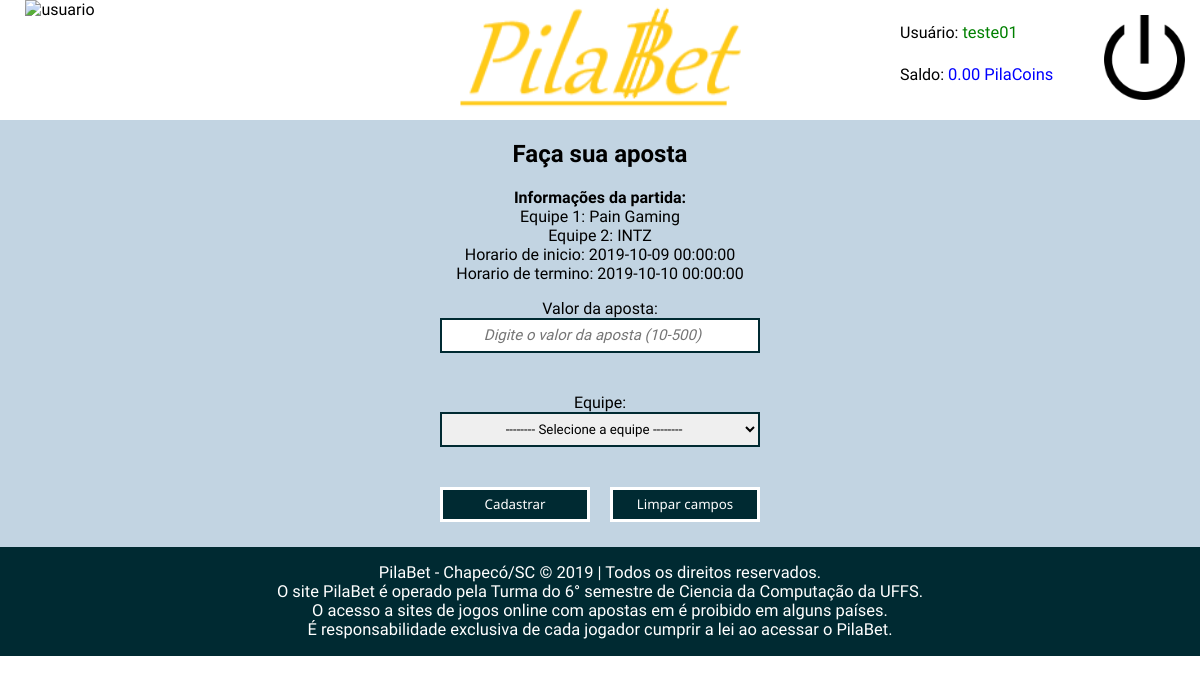
Page /cadastro_aposta.php?partida=1 (signed in) on the committed database.
### tables this page shows
CREATE TABLE equipes (
    id_equipe INTEGER auto_increment,
    nome varchar(100) not null,
    id_game INTEGER not null,
    sigla varchar(3) not null,
	constraint equipes primary key(id_equipe),
    constraint fk_equipes_games foreign key (id_game) references games(id_game)
);

CREATE TABLE partidas (
    id_partida INTEGER auto_increment,
    horario_inicio timestamp not null,
    horario_termino timestamp not null,
    id_equipe1 INTEGER not null,
    id_equipe2 INTEGER not null,
    pontos_equipe1 INTEGER,
    pontos_equipe2 INTEGER,
    data_cadastro timestamp not null,
    id_camp INTEGER not null,
	constraint partidas primary key(id_partida)
);

### cadastro_aposta.php (the view, shortened to what this page needs)
<?php
include "includes/conexao.php";
include "includes/header.php";
$id_partida = isset($_GET['partida']) ? $_GET['partida'] : '';
$erros = array();
?>
<main>
	<div class="col-10">
		<?php
		if(!(isset($_POST['cadastrar'])) || (isset($erros) && count($erros))){
		?>
		<form action="cadastro_aposta.php" method="POST" id="form-contato">
			<div class="aposta">
				<h2>Faça sua aposta</h2>
				<?php
				$statement = $conexao->prepare("select id_camp,id_partida,id_equipe1,id_equipe2,horario_inicio,horario_termino from partidas WHERE id_partida = $id_partida");
				$statement->execute();
				$res = $statement->get_result();
				$res = $res->fetch_assoc();
				$equipe1 = $res['id_equipe1'];
				$sql = " select * from equipes WHERE id_equipe = $equipe1";
				$equipe1 = mysqli_query($conexao, $sql);
				$equipe1 = mysqli_fetch_array($equipe1);
				$equipe2 = $res['id_equipe2'];
				$sql = " select * from equipes WHERE id_equipe = $equipe2";
				$equipe2 = mysqli_query($conexao, $sql);
				$equipe2 = mysqli_fetch_array($equipe2);
				?>
				<p><b>Informações da partida:</b><br>
				<?php
				echo 'Equipe 1: '.$equipe1['nome'].'<br>Equipe 2: '.$equipe2['nome'].'<br>Horario de inicio: '.$res['horario_inicio'].'<br>Horario de termino: '.$res['horario_termino'];
				?>
				<br></p>
				<div class="form-item">
					<label for="valor" class="label-alinhado">Valor da aposta:</label>
					<input type="number" min="10" max="500" name="valor" placeholder="Digite o valor da aposta (10-500)" value="<?=isset($valor) ? $valor : '';?>">
					<span class="msg-erro" id="msg-aposta_camp"><?=@$erros['aposta'];?></span>
				</div>
				<div class="form-item">
					<label for="id_equipe" class="label-alinhado">Equipe:<br>
					<select name="id_equipe">
						<option value="">-------- Selecione a equipe --------</option>
					</select>
					</label>
					<span class="msg-erro" id="msg-id_equipe"><?=@$erros['id_equipe'];?></span>
				</div>
				<div class="botao">
					<div class="form-item">
						<input type="submit" id="botao" value="Cadastrar" name="cadastrar">
					</div>
				</div>
				<div class="botao1">
					<div class="form-item">
						<input type="reset" value="Limpar campos" name="resetar">
					</div>
				</div>
			</div>
		</form>
		<?php
		}else{
			echo "<p>Aposta <strong>realizada</strong> com sucesso! <a href='index.php'>Clique para voltar a tela inicial</a></p>";
		}
		?>
	</div>
</main>
<?php
include "includes/footer.php";
?>

### css/header.css (style rules this page uses)
* { box-sizing: border-box; font-family: 'Scada', sans-serif; }
body { padding: 0; margin: 0; }
.footer, .usuario-class, .logo-class, .login-class, .col-10, .botao, .botao1 { float: left; }
.footer, .col-10, .botao { clear: left; }
.col-10 { background-color: #c2d4e2; width: 100%; color: black; clear: left; width: 100%; display: flex; text-align: center; justify-content: center; }
.col-10 ::placeholder { font-style: italic; font-size: 15px; }
.form-item { text-align: center; }
.form-item input { text-align: center; }
.msg-erro { font-family: 'Scada', sans-serif; color: red; font-size: 0.8em; font-weight: bold; font-style: italic; text-align: center; width: 100%; height: 20px; display: block; margin-bottom: 20px; }
.label-alinhado { display: block; text-align: center; }
input, option, select { text-align-last: center; border: 2px solid #002a32; padding: 3px; color: black; height: 35px; width: 320px; font-family: 'Scada', sans-serif; }
input[type="submit"], input[type="reset"] { background-color: #002a32; color: white; padding: 3px 20px; border: 3px solid white; height: 35px; width: 150px; font-family: 'Noto Sans', sans-serif; }
.botao, .botao1 { width: 50%; display: flex; margin-bottom: 25px; }
.botao1 { padding-left: 10px; }

### rows in the picture
equipes: nome "Pain Gaming"
equipes: nome "INTZ"
partidas: horario_inicio "2019-10-09 00:00:00", horario_termino "2019-10-10 00:00:00"

### other values in the picture
$_SESSION["nome"] "teste01"
$_SESSION["saldo"] "0.00"
